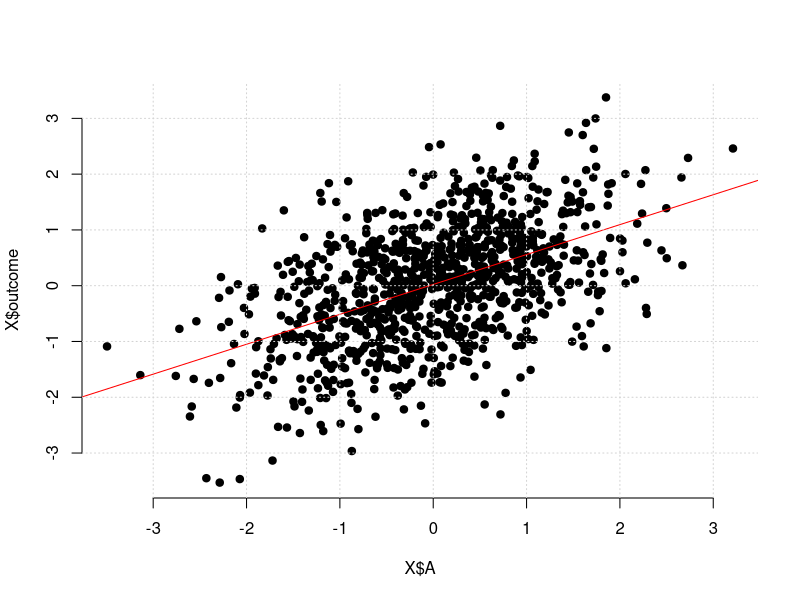
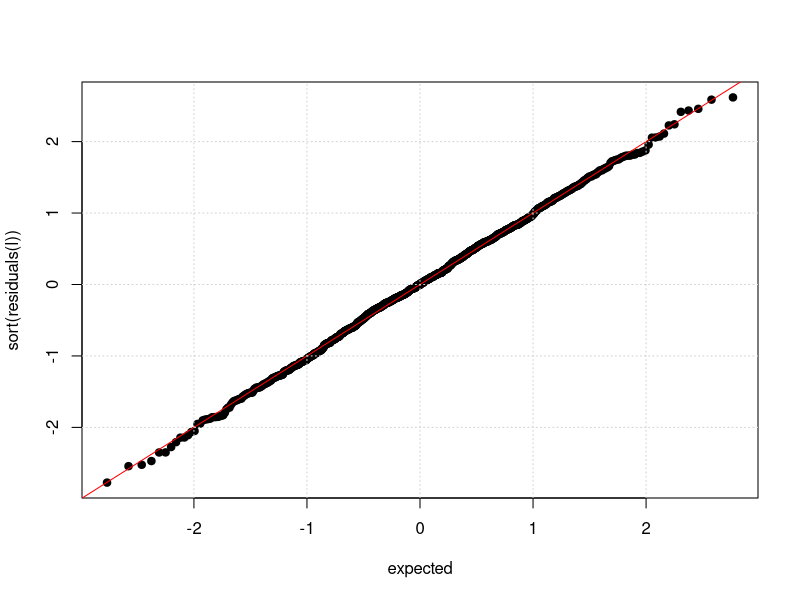
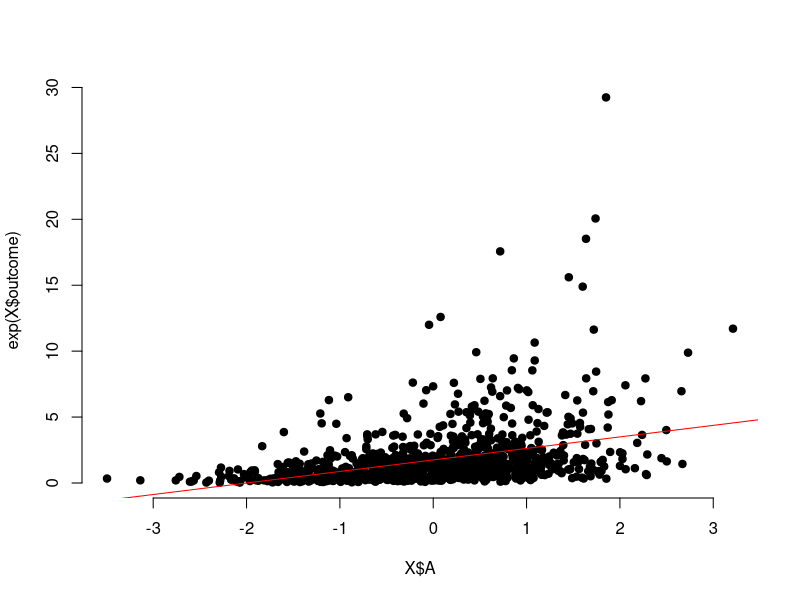
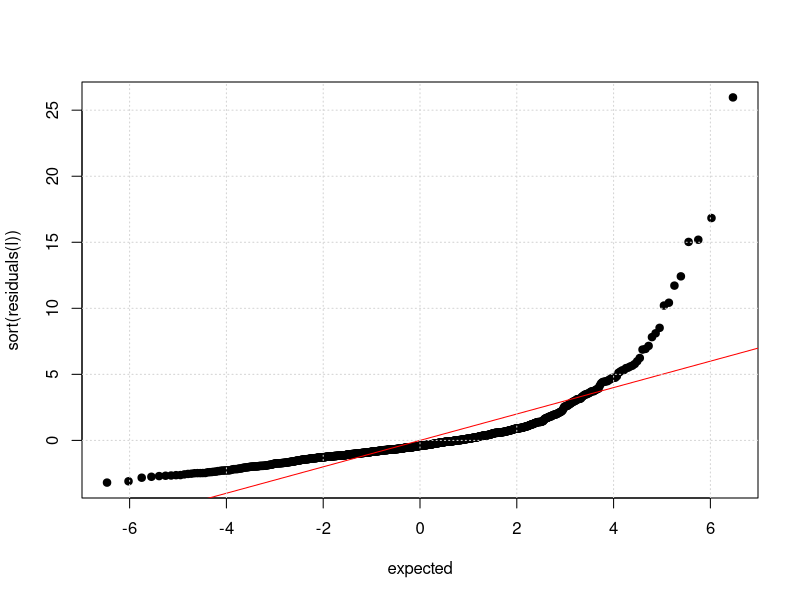

Write the R code that produced these figures, in order.
X = read.table( "linear_regression_simple.tsv", hea=T, as.is=T )
l = lm( outcome ~ A + B, data = X )

# Look at coefficients:
summary(l)$coeff

# Plot outcome versus predictor
plot( X$A, X$outcome, pch = 19, bty = 'n' )
abline( l, col = 'red' )
grid()

# How to diagnose?
# 

sigma = sigma(l)  # get residual standard deviation
# get equally spaced quantiles of the normal distribution
expected = qnorm(
  (1:nrow(X))/(nrow(X)+1),  # equally spaced points in the unit interval,
  sd = sigma
)

plot(
  expected,                #actual normal quantiles
  sort( residuals(l) ),    #observed residuals sorted
  pch = 19
)
abline( a = 0, b = 1, col = 'red' ) # diagonal line
grid()


# Try a model with non-gaussian residuals
l = lm( exp(outcome) ~ A + B, data = X )
plot( X$A, exp(X$outcome), pch = 19, bty = 'n' )
abline(l, col = 'red' )

sigma = sigma(l)  # get residual standard deviation

# get equally spaced quantiles of the normal distribution
expected = qnorm(
  (1:nrow(X))/(nrow(X)+1),  # equally spaced points in the unit interval,
  sd = sigma
)

plot(
  expected,                #actual normal quantiles
  sort( residuals(l) ),    #observed residuals sorted
  pch = 19
)
abline( a = 0, b = 1, col = 'red' ) # diagonal line
grid()

